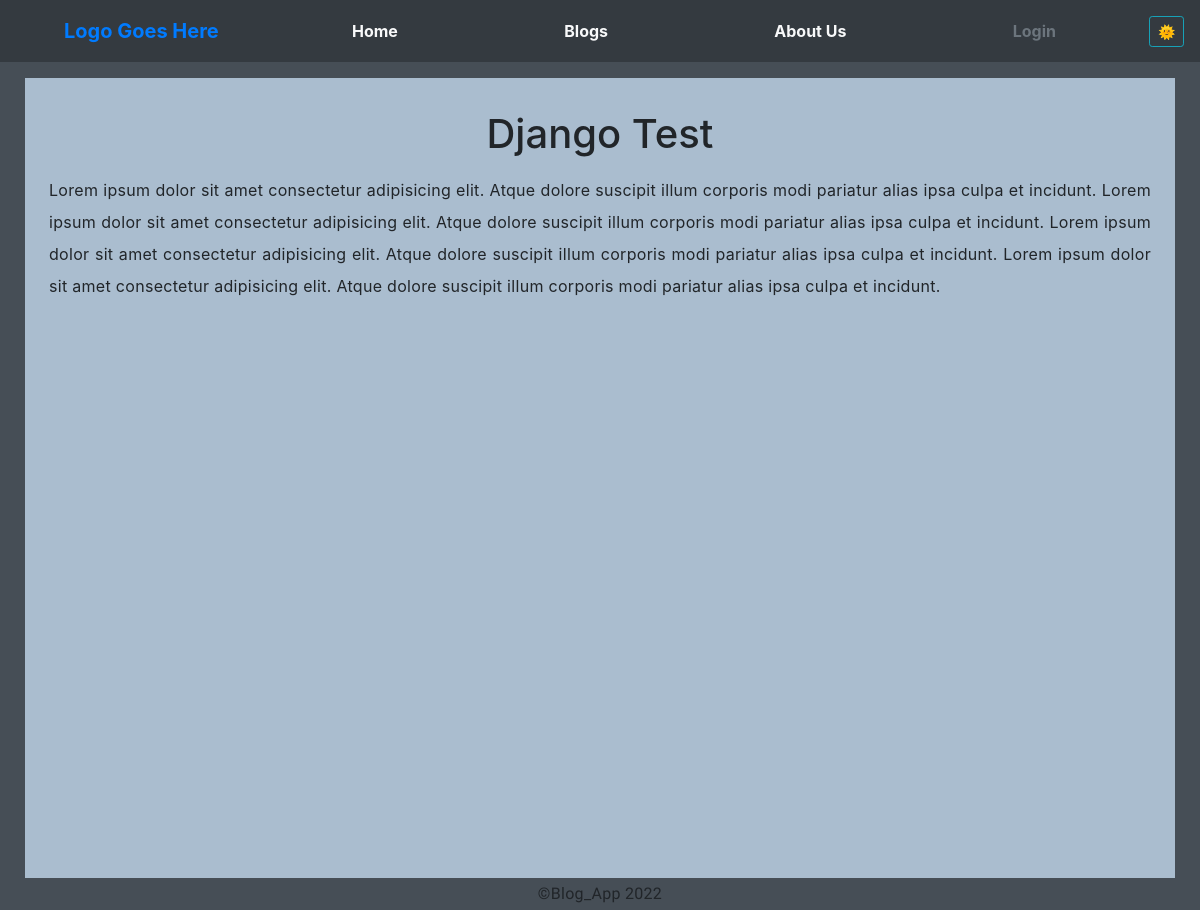
The app's page /post/4/ with its own data.
### blogApplication/models.py (models this page shows)
class BlogPost(models.Model):
    title = models.CharField(max_length=40)
    description = models.CharField(max_length=200)
    content = models.TextField()
    image = models.ImageField(blank = True)
    date_posted = models.DateTimeField(default=timezone.now)

### blogApplication/views.py (the view)
# urls.py: path('post/<int:pk>/', PostDetailView.as_view(), name = 'post_detail'),
class PostDetailView(DetailView):
    model = BlogPost
    context_object_name = 'post'

### blogApplication/templates/blogApplication/blogpost_detail.html
{% extends "base.html" %}
{% load static %}
{% block content %}
<div class="row">
    <div class="col bg-whitesmoke p-3 mt-3">
        <h1 class="text-center mt-3">{{ post.title }}</h1>
        <p class="text-justify p-2">{{ post.content }}</p>
    </div>
</div>
{% endblock content %}

### static/css/style.css (style rules this page uses)
body { background-color:#464e56; color: #212529; }
p { margin-bottom: 0; }
.bg-whitesmoke { background: #aabdcf; }
.col { height: 100vh; }
p { letter-spacing: 0.3px; line-height: 2em; }

### records on screen
BlogPost: title "Django Test", content "Lorem ipsum dolor sit amet consectetur adipisicing elit. Atque dolore suscipit illum corporis modi pariatur alias ipsa culpa et incidunt. Lorem ipsum dolor sit amet consectetur adipisicing elit. Atque dolore suscipit illum corporis modi pariatur alias ipsa culpa et incidunt. Lorem ipsum dolor sit amet consectetur adipisicing elit. Atque dolore suscipit illum corporis modi pariatur alias ipsa culpa et incidunt. Lorem ipsum dolor sit amet consectetur adipisicing elit. Atque dolore suscipit illum corporis modi pariatur alias ipsa culpa et incidunt."
